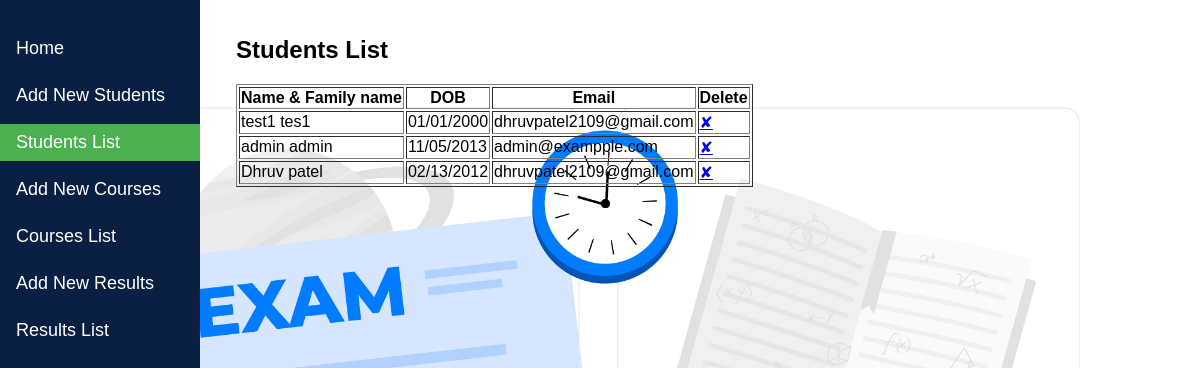
Before: /student_list/ with the older database file.
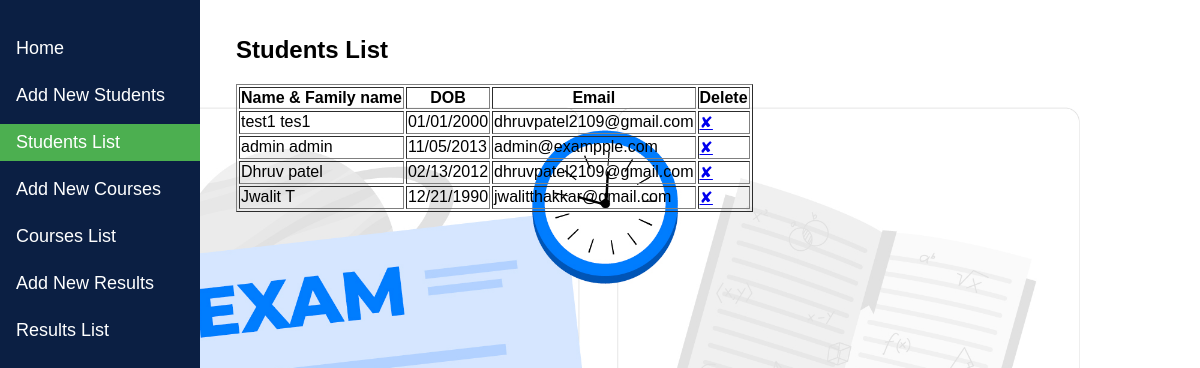
After: the same page with the newer database file.
### result_management/models.py (models this page shows, shortened)
class Student(models.Model):
    first_name = models.CharField(max_length=100)
    family_name = models.CharField(max_length=100)
    date_of_birth = models.DateField()
    email = models.EmailField(unique=False)
    def __str__(self):
        return f"{self.first_name} {self.family_name}"

### result_management/views.py (the view)
# urls.py: path('student_list/', views.student_list, name='student_list'),
def student_list(request):
    students = Student.objects.all()
    return render(request, 'result_management/student_list.html', {'students': students})

### result_management/templates/result_management/student_list.html (shortened to what this page needs)
{% extends 'result_management/base.html' %}
{% block content %}
  <h2>Students List</h2>
  <table border="1">
    <thead>
      <tr>
        <th>Name & Family name</th>
        <th>DOB</th>
        <th>Email</th>
        <th>Delete</th>
      </tr>
    </thead>
    <tbody>
      {% for student in students %}
        <tr>
          <td>{{ student }}</td>
          <td>{{ student.date_of_birth|date:"m/d/Y" }}</td>
          <td>{{ student.email }}</td>
          <td><a href="{% url 'delete_student' student.id %}">&#10008;</a></td>
        </tr>
      {% endfor %}
    </tbody>
  </table>
{% endblock %}

### result_management/templates/result_management/base.html (shortened to what this page needs)
<!DOCTYPE html>
<html lang="en">
    {% load static %}
<head>
</head>
<body>
<div class="navbar">
    <a href="{% url 'home' %}" {% if request.path == '/' %}class="active"{% endif %} style="margin-top: 10px;">Home</a>
    <a href="{% url 'add_student' %}" {% if 'add_student' in request.path %}class="active"{% endif %}>Add New Students</a>
    <a href="{% url 'student_list' %}" {% if 'student_list' in request.path %}class="active"{% endif %}>Students List</a>
    <a href="{% url 'add_course' %}" {% if 'add_course' in request.path %}class="active"{% endif %}>Add New Courses</a>
    <a href="{% url 'course_list' %}" {% if 'course_list' in request.path %}class="active"{% endif %}>Courses List</a>
    <a href="{% url 'add_result' %}" {% if 'add_result' in request.path %}class="active"{% endif %}>Add New Results</a>
    <a href="{% url 'result_list' %}" {% if 'result_list' in request.path %}class="active"{% endif %}>Results List</a>
</div>
<div class="content">
    {% block content %}{% endblock %}
</div>
</body>
</html>

Changed rows visible on the page:
added Student: first_name+family_name "Jwalit T", date_of_birth "12/21/1990", email "jwalitthakkar@gmail.com"
